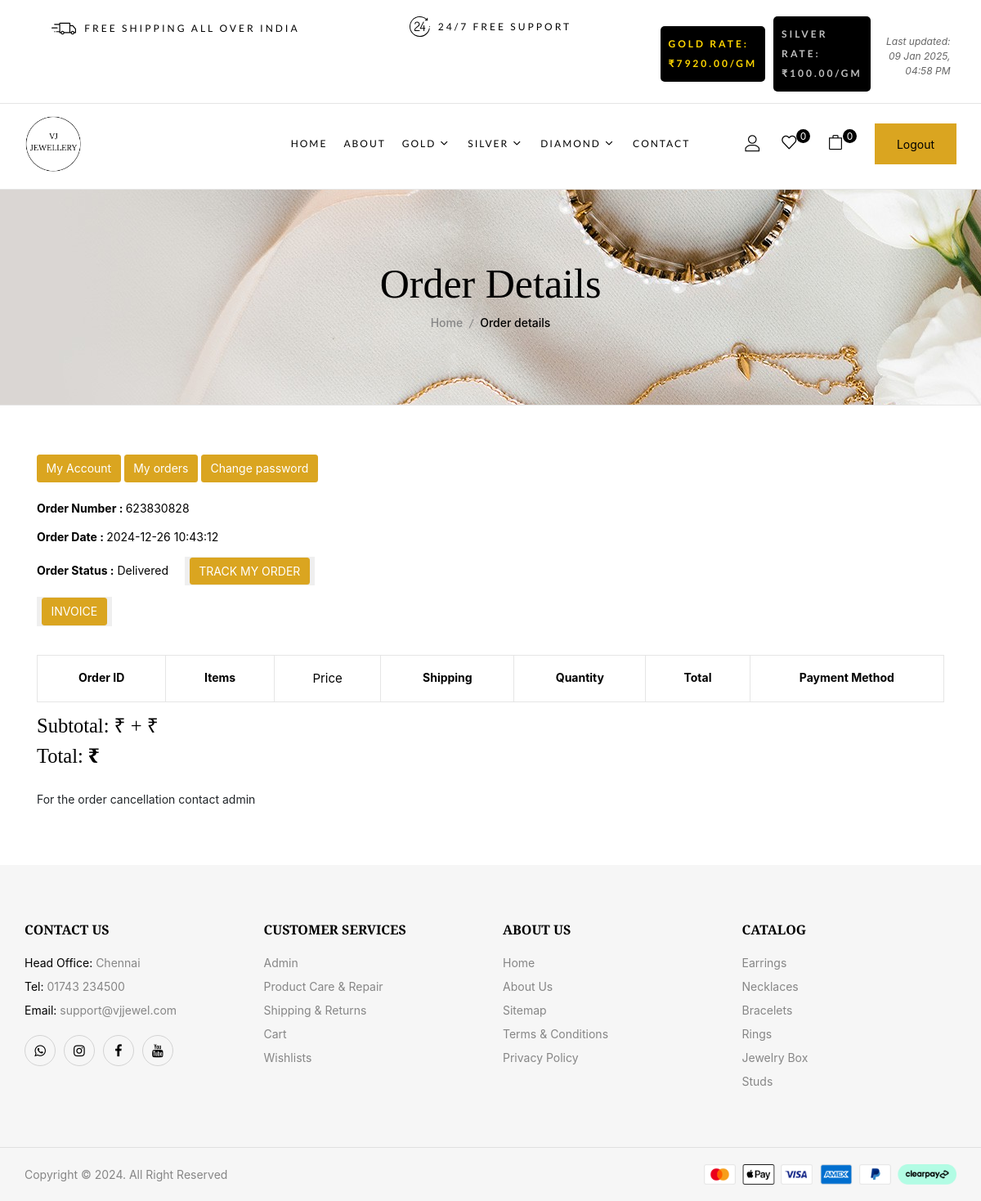
Page /order-detail.php?orderid=623830828 (signed in) on the committed database.
### tables this page shows
CREATE TABLE `rates` (
  `id` int(11) NOT NULL,
  `gold_rate` decimal(10,2) DEFAULT NULL,
  `silver_rate` decimal(10,2) DEFAULT NULL,
  `created_by` int(11) DEFAULT NULL,
  `created_at` timestamp NOT NULL DEFAULT current_timestamp()
);

CREATE TABLE `tblorderaddresses` (
  `ID` int(10) NOT NULL,
  `UserId` int(5) DEFAULT NULL,
  `Ordernumber` int(10) DEFAULT NULL,
  `Flatnobuldngno` varchar(200) DEFAULT NULL,
  `StreetName` varchar(200) DEFAULT NULL,
  `Area` varchar(200) DEFAULT NULL,
  `Landmark` varchar(200) DEFAULT NULL,
  `City` varchar(200) DEFAULT NULL,
  `Zipcode` int(10) DEFAULT NULL,
  `Phone` bigint(11) DEFAULT NULL,
  `Email` varchar(200) DEFAULT NULL,
  `PaymentMethod` varchar(200) DEFAULT NULL,
  `OrderTime` timestamp NULL DEFAULT current_timestamp() ON UPDATE current_timestamp(),
  `Status` varchar(200) DEFAULT NULL,
  `Remark` varchar(200) DEFAULT NULL,
  `UpdationDate` timestamp NOT NULL DEFAULT current_timestamp() ON UPDATE current_timestamp()
);

### order-detail.php (the view, shortened to what this page needs)
<?php
include_once('includes/config.php');
if (strlen($_SESSION['jsmsuid']==0)) {
  header('location:logout.php');
  } else{
    ?>
<!DOCTYPE html>
 <html lang="en">
<head>
		<link rel="stylesheet" href="libs/bootstrap/css/bootstrap.min.css" type="text/css">
		<link rel="stylesheet" href="libs/feather-font/css/iconfont.css" type="text/css">
		<link rel="stylesheet" href="libs/icomoon-font/css/icomoon.css" type="text/css">
		<link rel="stylesheet" href="libs/font-awesome/css/font-awesome.css" type="text/css">
		<link rel="stylesheet" href="libs/wpbingofont/css/wpbingofont.css" type="text/css">
		<link rel="stylesheet" href="libs/elegant-icons/css/elegant.css" type="text/css">
		<link rel="stylesheet" href="libs/slick/css/slick.css" type="text/css">
		<link rel="stylesheet" href="libs/slick/css/slick-theme.css" type="text/css">
		<link rel="stylesheet" href="libs/mmenu/css/mmenu.min.css" type="text/css">
		<link rel="stylesheet" href="libs/slider/css/jslider.css">
		<link rel="stylesheet" href="assets/css/app.css" type="text/css">
		<link rel="stylesheet" href="assets/css/responsive.css" type="text/css">
</head>
<body>
	<?php include_once('includes/header.php');?>
	<div id="site-main" class="site-main">
            <div id="main-content" class="main-content">
                <div id="primary" class="content-area">
                    <div id="title" class="page-title">
                        <div class="section-container">
                            <div class="content-title-heading">
                                <h1 class="text-title-heading">Order Details</h1>
                            </div>
                            <div class="breadcrumbs">
                                <a href="index.php">Home</a><span class="delimiter"></span>Order details
                            </div>
                        </div>
                    </div>
	<div id="body">
		<div class="container">
		<nav>
		<a href="profile.php"><button class="btn" style="background-color: goldenrod; color: white;">My Account</button></a>
						<a href="my-orders.php"><button class="btn" style="background-color: goldenrod; color: white;">My orders</button></a>
						<a href="change-password.php"><button class="btn" style="background-color: goldenrod; color: white;">Change password</button></a>
					</nav><br>
			<div id="content" class="full">
				<div class="cart-table">
					<p style="color:#000"><b>Order Number : </b><?php echo $oid=$_GET['orderid'];?></p>
    <?php
$userid= $_SESSION['jsmsuid'];
$ret=mysqli_query($con,"select OrderTime,Status from tblorderaddresses where UserId='$userid' and Ordernumber='$oid'");
while($result=mysqli_fetch_array($ret)) {
?>
<p style="color:#000"><b>Order Date : </b><?php echo $od=$result['OrderTime'];?></p>
<p style="color:#000"><b>Order Status :</b> <?php if($result['Status']==""){
    echo "Not Accpet Yet";
} else {
echo $result['Status'];
}?> &nbsp;&nbsp;&nbsp;
<button><a href="javascript:void(0);" onClick="popUpWindow('track-order.php?oid=<?php echo $oid;?>');" title="Track order" class="btn" style="background-color: goldenrod; color: white; ">TRACK MY ORDER</a></button></p>
<?php } ?>
<p><button><a href="javascript:void(0);" onClick="popUpWindow('invoice.php?oid=<?php echo $oid;?>&&odate=<?php echo $od;?>');" title="Order Invoice" class="btn" style="background-color: goldenrod; color: white;">INVOICE</a></button></p>
 <br>
					<table style="color:black; text-align: center">
						<tr>
							<th>Order ID</th>
							<th class="items">Items</th>
							<th class="price" style="color:black;">Price</th>
							<th class="total">Shipping</th>
							<th class="qnt">Quantity</th>
							<th class="total">Total</th>
							<th>Payment Method</th>
						</tr>
					</table>
				</div>
				<div class="total-count">
					<h3></b>Subtotal:</b> ₹<?php  echo $totprice;?> + ₹<?php  echo $shippingtotal;?></h3>
					<h3></b>Total:</b> <strong>₹<?php echo $grandtotal;?></strong></h3><br>
					<p>For the order cancellation contact admin</p>
				</div>
			</div>
		</div>
	</div>
	<?php include_once('includes/footer.php');?>
</body>
</html><?php } ?>

### includes/header.php (shortened to what this page needs)
<?php
include_once('includes/config.php');
$sql = "SELECT t.typeName, t.typeDescription, t.creationDate as typeCreationDate,
        c.categoryName, c.id AS category_id, c.creationDate, s.subcategoryName
        FROM type t
        LEFT JOIN category c ON t.id = c.type_id
        LEFT JOIN subcategory s ON c.id = s.categoryid
        ORDER BY t.creationDate ASC, t.typeName ASC, c.creationDate ASC";
$result = $con->query($sql);
$typeData = [];
if ($result && $result->num_rows > 0) {
    while ($row = $result->fetch_assoc()) {
        $typeName = $row['typeName'];
        if (!isset($typeData[$typeName])) {
            $typeData[$typeName] = [
                'name' => $typeName,
                'description' => $row['typeDescription'],
                'creationDate' => $row['typeCreationDate'],
                'categories' => []
            ];
        }
        if ($row['categoryName']) {
            if (!isset($typeData[$typeName]['categories'][$row['categoryName']])) {
                $typeData[$typeName]['categories'][$row['categoryName']] = [
                    'name' => $row['categoryName'],
                    'subcategories' => []
                ];
            }
            if ($row['subcategoryName']) {
                $typeData[$typeName]['categories'][$row['categoryName']]['subcategories'][] = $row['subcategoryName'];
            }
        }
    }
    foreach ($typeData as $typeName => $type) {
        ksort($typeData[$typeName]['categories']);
        foreach ($typeData[$typeName]['categories'] as $categoryName => $category) {
            sort($typeData[$typeName]['categories'][$categoryName]['subcategories']);
        }
    }
}
?>
<!DOCTYPE html>
<html lang="en">
<head>
    <link rel="stylesheet" href="https://stackpath.bootstrapcdn.com/bootstrap/4.5.2/css/bootstrap.min.css">
</head>
<body>
    <header id="site-header" class="site-header header-v4">
        <div class="header-desktop">
            <div class="header-bottom">
                <div class="section-padding">
                    <div class="section-container p-l-r">
                        <div class="block block-feature">
                            <div class="block-widget-wrap">
                            <div class="row">
<div class="col-md-4 sm-m-b-50">
    <div class="box">
        <div class="box-icon">
            <span>
            </span>
        </div>
        <div class="box-title-wrap">
            <h3 class="box-title">
                 FREE SHIPPING ALL OVER INDIA
            </h3>
        </div>
    </div>
</div>
<div class="col-md-4">
    <div class="box">
        <div class="box-icon icon-3">
            <span>
            </span>
        </div>
        <div class="box-title-wrap">
            <h3 class="box-title">
                 24/7 Free Support
            </h3>
        </div>
    </div>
</div>
<?php
    $query = mysqli_query($con, "SELECT gold_rate, silver_rate, created_at FROM rates ORDER BY created_at DESC LIMIT 1");
    $row = mysqli_fetch_assoc($query);
    $gold_rate = $row['gold_rate'];
    $silver_rate = $row['silver_rate'];
    $last_updated = date('d M Y, h:i A', strtotime($row['created_at']));
?>
<div class="col-md-4">
    <div class="box" style="gap: 10px;">
        <div class="box-title-wrap" style="background-color: black; padding: 10px; border-radius: 5px;">
            <h3 class="box-title" style="color: gold; font-weight: bold;">
                Gold rate: ₹<?php echo $gold_rate; ?>/gm
            </h3>
        </div>
        <div class="box-title-wrap" style="background-color: black; padding: 10px; border-radius: 5px;">
            <h3 class="box-title" style="color: silver; font-weight: bold;">
                Silver rate: ₹<?php echo $silver_rate; ?>/gm
            </h3>
        </div>
        <div class="last-updated" style="text-align: right; font-size: 12px; color: #666; margin-top: 5px; font-style: italic;">
            Last updated: <?php echo $last_updated; ?>
        </div>
    </div>
</div>
</div>
                            </div>
                        </div>
                    </div>
                </div>
            </div>
            <hr>
            <div class="header-wrapper">
						<div class="section-padding">
							<div class="section-container large p-l-r">
								<div class="row">
									<div class="col-xl-3 col-lg-3 col-md-12 col-sm-12 col-12 header-left">
										<div >
											<a href="index.php">
												<img width="70px" height="140" src="media/logonew.png" alt="VJ - Jewellery">
											</a>
										</div>
									</div>
                            <div class="col-xl-6 col-lg-6 col-md-12 col-sm-12 col-12 text-center header-center">
                                <div class="site-navigation">
                                    <nav id="main-navigation">
                                        <ul id="menu-main-menu" class="menu">
                                        <li class="level-0 menu-item">
														<a href="index.php" ><span class="menu-item-text">Home</span></a>
													</li>
                                                    <li class="level-0 menu-item">
                                                <a href="about.php"><span class="menu-item-text">About</span></a>
                                            </li>
                                            <?php if (!empty($typeData)) : ?>
                                                <?php foreach ($typeData as $type) : ?>
													<li class="level-0 menu-item menu-item-has-children mega-menu mega-menu-fullwidth align-center">
                                                        <a href="#"><span class="menu-item-text"><?php echo htmlspecialchars($type['name']); ?></span></a>
                                                    </li>
                                                <?php endforeach; ?>
                                            <?php endif; ?>
                                            <li class="level-0 menu-item">
                                                <a href="contact.php"><span class="menu-item-text">Contact</span></a>
                                            </li>
                                        </ul>
                                    </nav>
                                </div>
                            </div>
                            <div class="col-xl-3 col-lg-3 col-md-12 col-sm-12 col-12 header-right">
										<div class="header-page-link">
											<?php if (strlen($_SESSION['jsmsuid']>0)) {?>
											<?php   $userid= $_SESSION['jsmsuid'];
																$ret2=mysqli_query($con,"select sum(products.shippingCharge+products.productPrice) as total,COUNT(orders.PId) as totalp from orders join products on products.id=orders.PId where orders.UserId='$userid' and orders.IsOrderPlaced is null");
																$resultss=mysqli_fetch_array($ret2);
																?>
                                            <div class="login-header icon">
												<a class="active-login" onclick="window.location.href='profile.php'"><i style="color:black;" class="icon-user"></i></a>
											</div>
											<?php
											if (strlen($_SESSION['jsmsuid'] > 0)) {
												$userid = $_SESSION['jsmsuid'];
												$wishlist_query = mysqli_query($con, "
													SELECT
														SUM(products.productPrice) AS totalPrice,
														COUNT(wishlist.ProductId) AS totalProducts
													FROM wishlist
													JOIN products ON products.id = wishlist.ProductId
													WHERE wishlist.UserId = '$userid'
												");
												$wishlist_result = mysqli_fetch_array($wishlist_query);
											?>
											<div class="mojuri-topcart dropdown light">
													<div class="dropdown mini-cart top-cart">
														<a class="cart-icon" href="wishlist.php" role="button" style="text-decoration: none;">
															<div class="icons-cart">
															<i class="icon-heart" style="color: black;"></i>
																<span class="cart-count"><?php echo $wishlist_result['totalProducts']; ?></span>
															</div>
														</a>
													</div>
											</div>
												<?php
												}
											?>
											<div class="mojuri-topcart dropdown light">
													<div class="dropdown mini-cart top-cart">
														<a class="cart-icon" href="cart.php" role="button" style="text-decoration: none;">
															<div class="icons-cart">
																<i class="icon-large-paper-bag" style="color: black;"></i>
																<span class="cart-count"><?php echo $resultss['totalp']; ?></span>
															</div>
														</a>
													</div>
											</div>
											<div class="login-header">
												<button style="color:black; width: 100px; height: 50px; background-color: goldenrod;" class="active-login" onclick="window.location.href='logout.php'">Logout</button>
											</div>
                                            <?php }?>
										</div>
									</div>
                        </div>
                    </div>
                </div>
            </div>
        </div>
    </header>
</body>
</html>

### assets/css/responsive.css (style rules this page uses)
@media (max-width: 1350px) { .site-navigation ul > li.level-0 { padding: 0 10px; } }

### rows in the picture
rates: gold_rate "7920.00", silver_rate "100.00", created_at "09 Jan 2025, 04:58 PM"
tblorderaddresses: OrderTime "2024-12-26 10:43:12", Status "Delivered"

### other values in the picture
$type['name'] "GOLD"
$type['name'] "SILVER"
$type['name'] "DIAMOND"
$wishlist_result['totalProducts'] "0"
$resultss['totalp'] "0"
$oid=$_GET['orderid'] "623830828"
